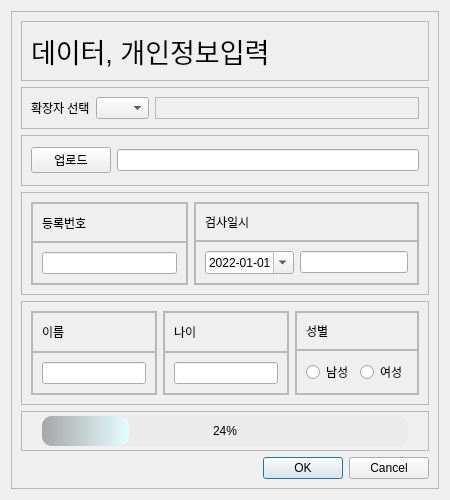
<?xml version="1.0" encoding="UTF-8"?>
<ui version="4.0">
 <class>Dialog</class>
 <widget class="QDialog" name="Dialog">
  <property name="geometry">
   <rect>
    <x>0</x>
    <y>0</y>
    <width>450</width>
    <height>500</height>
   </rect>
  </property>
  <property name="minimumSize">
   <size>
    <width>450</width>
    <height>500</height>
   </size>
  </property>
  <property name="maximumSize">
   <size>
    <width>450</width>
    <height>500</height>
   </size>
  </property>
  <property name="windowTitle">
   <string>Dialog</string>
  </property>
  <property name="modal">
   <bool>true</bool>
  </property>
  <layout class="QHBoxLayout" name="horizontalLayout">
   <item>
    <widget class="QFrame" name="container">
     <property name="frameShape">
      <enum>QFrame::StyledPanel</enum>
     </property>
     <property name="frameShadow">
      <enum>QFrame::Raised</enum>
     </property>
     <layout class="QVBoxLayout" name="verticalLayout">
      <item>
       <widget class="QFrame" name="frame_title">
        <property name="maximumSize">
         <size>
          <width>16777215</width>
          <height>16777215</height>
         </size>
        </property>
        <property name="frameShape">
         <enum>QFrame::StyledPanel</enum>
        </property>
        <property name="frameShadow">
         <enum>QFrame::Raised</enum>
        </property>
        <layout class="QVBoxLayout" name="verticalLayout_12">
         <item>
          <widget class="QLabel" name="label_5">
           <property name="styleSheet">
            <string notr="true">font: 20pt;</string>
           </property>
           <property name="text">
            <string>데이터, 개인정보입력</string>
           </property>
          </widget>
         </item>
        </layout>
       </widget>
      </item>
      <item>
       <widget class="QFrame" name="frame_4">
        <property name="sizePolicy">
         <sizepolicy hsizetype="Preferred" vsizetype="Maximum">
          <horstretch>0</horstretch>
          <verstretch>0</verstretch>
         </sizepolicy>
        </property>
        <property name="frameShape">
         <enum>QFrame::StyledPanel</enum>
        </property>
        <property name="frameShadow">
         <enum>QFrame::Raised</enum>
        </property>
        <layout class="QHBoxLayout" name="horizontalLayout_7">
         <item>
          <widget class="QLabel" name="label_6">
           <property name="sizePolicy">
            <sizepolicy hsizetype="Maximum" vsizetype="Preferred">
             <horstretch>0</horstretch>
             <verstretch>0</verstretch>
            </sizepolicy>
           </property>
           <property name="text">
            <string>확장자 선택</string>
           </property>
          </widget>
         </item>
         <item>
          <widget class="QComboBox" name="comboBox">
           <property name="sizePolicy">
            <sizepolicy hsizetype="Maximum" vsizetype="Fixed">
             <horstretch>0</horstretch>
             <verstretch>0</verstretch>
            </sizepolicy>
           </property>
           <property name="placeholderText">
            <string>선택</string>
           </property>
           <item>
            <property name="text">
             <string>.cnt</string>
            </property>
           </item>
           <item>
            <property name="text">
             <string>.cdt</string>
            </property>
           </item>
           <item>
            <property name="text">
             <string>.mat</string>
            </property>
           </item>
           <item>
            <property name="text">
             <string>.mff</string>
            </property>
           </item>
          </widget>
         </item>
         <item>
          <widget class="QFrame" name="frame_19">
           <property name="frameShape">
            <enum>QFrame::StyledPanel</enum>
           </property>
           <property name="frameShadow">
            <enum>QFrame::Raised</enum>
           </property>
          </widget>
         </item>
        </layout>
       </widget>
      </item>
      <item>
       <widget class="QFrame" name="frame_1">
        <property name="frameShape">
         <enum>QFrame::StyledPanel</enum>
        </property>
        <property name="frameShadow">
         <enum>QFrame::Raised</enum>
        </property>
        <layout class="QHBoxLayout" name="horizontalLayout_2">
         <item>
          <widget class="QPushButton" name="pushButton">
           <property name="text">
            <string>업로드</string>
           </property>
          </widget>
         </item>
         <item>
          <widget class="QLineEdit" name="lineEdit"/>
         </item>
        </layout>
       </widget>
      </item>
      <item>
       <widget class="QFrame" name="frame_2">
        <property name="frameShape">
         <enum>QFrame::StyledPanel</enum>
        </property>
        <property name="frameShadow">
         <enum>QFrame::Raised</enum>
        </property>
        <layout class="QHBoxLayout" name="horizontalLayout_3">
         <item>
          <widget class="QFrame" name="frame">
           <property name="maximumSize">
            <size>
             <width>16777215</width>
             <height>16777215</height>
            </size>
           </property>
           <property name="frameShape">
            <enum>QFrame::StyledPanel</enum>
           </property>
           <property name="frameShadow">
            <enum>QFrame::Raised</enum>
           </property>
           <layout class="QVBoxLayout" name="verticalLayout_2">
            <property name="spacing">
             <number>0</number>
            </property>
            <property name="leftMargin">
             <number>0</number>
            </property>
            <property name="topMargin">
             <number>0</number>
            </property>
            <property name="rightMargin">
             <number>0</number>
            </property>
            <property name="bottomMargin">
             <number>0</number>
            </property>
            <item>
             <widget class="QFrame" name="frame_7">
              <property name="frameShape">
               <enum>QFrame::StyledPanel</enum>
              </property>
              <property name="frameShadow">
               <enum>QFrame::Raised</enum>
              </property>
              <layout class="QVBoxLayout" name="verticalLayout_4">
               <item>
                <widget class="QLabel" name="label">
                 <property name="text">
                  <string>등록번호</string>
                 </property>
                </widget>
               </item>
              </layout>
             </widget>
            </item>
            <item>
             <widget class="QFrame" name="frame_6">
              <property name="frameShape">
               <enum>QFrame::StyledPanel</enum>
              </property>
              <property name="frameShadow">
               <enum>QFrame::Raised</enum>
              </property>
              <layout class="QVBoxLayout" name="verticalLayout_3">
               <item>
                <widget class="QLineEdit" name="lineEdit_2">
                 <property name="maxLength">
                  <number>50</number>
                 </property>
                </widget>
               </item>
              </layout>
             </widget>
            </item>
           </layout>
          </widget>
         </item>
         <item>
          <widget class="QFrame" name="frame_5">
           <property name="frameShape">
            <enum>QFrame::StyledPanel</enum>
           </property>
           <property name="frameShadow">
            <enum>QFrame::Raised</enum>
           </property>
           <layout class="QVBoxLayout" name="verticalLayout_5">
            <property name="spacing">
             <number>0</number>
            </property>
            <property name="leftMargin">
             <number>0</number>
            </property>
            <property name="topMargin">
             <number>0</number>
            </property>
            <property name="rightMargin">
             <number>0</number>
            </property>
            <property name="bottomMargin">
             <number>0</number>
            </property>
            <item>
             <widget class="QFrame" name="frame_8">
              <property name="frameShape">
               <enum>QFrame::StyledPanel</enum>
              </property>
              <property name="frameShadow">
               <enum>QFrame::Raised</enum>
              </property>
              <layout class="QVBoxLayout" name="verticalLayout_6">
               <item>
                <widget class="QLabel" name="label_2">
                 <property name="text">
                  <string>검사일시</string>
                 </property>
                </widget>
               </item>
              </layout>
             </widget>
            </item>
            <item>
             <widget class="QFrame" name="frame_9">
              <property name="frameShape">
               <enum>QFrame::StyledPanel</enum>
              </property>
              <property name="frameShadow">
               <enum>QFrame::Raised</enum>
              </property>
              <layout class="QHBoxLayout" name="horizontalLayout_4">
               <item>
                <widget class="QDateEdit" name="dateEdit">
                 <property name="displayFormat">
                  <string>yyyy-MM-dd</string>
                 </property>
                 <property name="calendarPopup">
                  <bool>true</bool>
                 </property>
                 <property name="date">
                  <date>
                   <year>2022</year>
                   <month>1</month>
                   <day>1</day>
                  </date>
                 </property>
                </widget>
               </item>
               <item>
                <widget class="QLineEdit" name="lineEdit_4"/>
               </item>
              </layout>
             </widget>
            </item>
           </layout>
          </widget>
         </item>
        </layout>
       </widget>
      </item>
      <item>
       <widget class="QFrame" name="frame_3">
        <property name="frameShape">
         <enum>QFrame::StyledPanel</enum>
        </property>
        <property name="frameShadow">
         <enum>QFrame::Raised</enum>
        </property>
        <layout class="QHBoxLayout" name="horizontalLayout_5">
         <item>
          <widget class="QFrame" name="frame_10">
           <property name="maximumSize">
            <size>
             <width>16777215</width>
             <height>16777215</height>
            </size>
           </property>
           <property name="frameShape">
            <enum>QFrame::StyledPanel</enum>
           </property>
           <property name="frameShadow">
            <enum>QFrame::Raised</enum>
           </property>
           <layout class="QVBoxLayout" name="verticalLayout_7">
            <property name="spacing">
             <number>0</number>
            </property>
            <property name="leftMargin">
             <number>0</number>
            </property>
            <property name="topMargin">
             <number>0</number>
            </property>
            <property name="rightMargin">
             <number>0</number>
            </property>
            <property name="bottomMargin">
             <number>0</number>
            </property>
            <item>
             <widget class="QFrame" name="frame_11">
              <property name="frameShape">
               <enum>QFrame::StyledPanel</enum>
              </property>
              <property name="frameShadow">
               <enum>QFrame::Raised</enum>
              </property>
              <layout class="QVBoxLayout" name="verticalLayout_8">
               <item>
                <widget class="QLabel" name="label_3">
                 <property name="text">
                  <string>이름</string>
                 </property>
                </widget>
               </item>
              </layout>
             </widget>
            </item>
            <item>
             <widget class="QFrame" name="frame_12">
              <property name="frameShape">
               <enum>QFrame::StyledPanel</enum>
              </property>
              <property name="frameShadow">
               <enum>QFrame::Raised</enum>
              </property>
              <layout class="QVBoxLayout" name="verticalLayout_9">
               <item>
                <widget class="QLineEdit" name="lineEdit_3">
                 <property name="maxLength">
                  <number>20</number>
                 </property>
                 <property name="frame">
                  <bool>true</bool>
                 </property>
                 <property name="dragEnabled">
                  <bool>true</bool>
                 </property>
                 <property name="clearButtonEnabled">
                  <bool>false</bool>
                 </property>
                </widget>
               </item>
              </layout>
             </widget>
            </item>
           </layout>
          </widget>
         </item>
         <item>
          <widget class="QFrame" name="frame_16">
           <property name="frameShape">
            <enum>QFrame::StyledPanel</enum>
           </property>
           <property name="frameShadow">
            <enum>QFrame::Raised</enum>
           </property>
           <layout class="QVBoxLayout" name="verticalLayout_13">
            <property name="spacing">
             <number>0</number>
            </property>
            <property name="leftMargin">
             <number>0</number>
            </property>
            <property name="topMargin">
             <number>0</number>
            </property>
            <property name="rightMargin">
             <number>0</number>
            </property>
            <property name="bottomMargin">
             <number>0</number>
            </property>
            <item>
             <widget class="QFrame" name="frame_18">
              <property name="frameShape">
               <enum>QFrame::StyledPanel</enum>
              </property>
              <property name="frameShadow">
               <enum>QFrame::Raised</enum>
              </property>
              <layout class="QVBoxLayout" name="verticalLayout_15">
               <item>
                <widget class="QLabel" name="label_7">
                 <property name="text">
                  <string>나이</string>
                 </property>
                </widget>
               </item>
              </layout>
             </widget>
            </item>
            <item>
             <widget class="QFrame" name="frame_17">
              <property name="frameShape">
               <enum>QFrame::StyledPanel</enum>
              </property>
              <property name="frameShadow">
               <enum>QFrame::Raised</enum>
              </property>
              <layout class="QVBoxLayout" name="verticalLayout_14">
               <item>
                <widget class="QLineEdit" name="lineEdit_5"/>
               </item>
              </layout>
             </widget>
            </item>
           </layout>
          </widget>
         </item>
         <item>
          <widget class="QFrame" name="frame_13">
           <property name="frameShape">
            <enum>QFrame::StyledPanel</enum>
           </property>
           <property name="frameShadow">
            <enum>QFrame::Raised</enum>
           </property>
           <layout class="QVBoxLayout" name="verticalLayout_10">
            <property name="spacing">
             <number>0</number>
            </property>
            <property name="leftMargin">
             <number>0</number>
            </property>
            <property name="topMargin">
             <number>0</number>
            </property>
            <property name="rightMargin">
             <number>0</number>
            </property>
            <property name="bottomMargin">
             <number>0</number>
            </property>
            <item>
             <widget class="QFrame" name="frame_14">
              <property name="frameShape">
               <enum>QFrame::StyledPanel</enum>
              </property>
              <property name="frameShadow">
               <enum>QFrame::Raised</enum>
              </property>
              <layout class="QVBoxLayout" name="verticalLayout_11">
               <item>
                <widget class="QLabel" name="label_4">
                 <property name="text">
                  <string>성별</string>
                 </property>
                </widget>
               </item>
              </layout>
             </widget>
            </item>
            <item>
             <widget class="QFrame" name="frame_15">
              <property name="frameShape">
               <enum>QFrame::StyledPanel</enum>
              </property>
              <property name="frameShadow">
               <enum>QFrame::Raised</enum>
              </property>
              <layout class="QHBoxLayout" name="horizontalLayout_6">
               <item>
                <widget class="QRadioButton" name="radioButton_3">
                 <property name="text">
                  <string>남성</string>
                 </property>
                </widget>
               </item>
               <item>
                <widget class="QRadioButton" name="radioButton_4">
                 <property name="text">
                  <string>여성</string>
                 </property>
                </widget>
               </item>
              </layout>
             </widget>
            </item>
           </layout>
          </widget>
         </item>
        </layout>
       </widget>
      </item>
      <item>
       <widget class="QFrame" name="frame_below">
        <property name="maximumSize">
         <size>
          <width>16777215</width>
          <height>40</height>
         </size>
        </property>
        <property name="frameShape">
         <enum>QFrame::StyledPanel</enum>
        </property>
        <property name="frameShadow">
         <enum>QFrame::Raised</enum>
        </property>
        <layout class="QHBoxLayout" name="horizontalLayout_8">
         <property name="spacing">
          <number>0</number>
         </property>
         <property name="leftMargin">
          <number>0</number>
         </property>
         <property name="topMargin">
          <number>0</number>
         </property>
         <property name="rightMargin">
          <number>0</number>
         </property>
         <property name="bottomMargin">
          <number>0</number>
         </property>
         <item>
          <widget class="QProgressBar" name="progressBar">
           <property name="minimumSize">
            <size>
             <width>0</width>
             <height>30</height>
            </size>
           </property>
           <property name="maximumSize">
            <size>
             <width>16777215</width>
             <height>30</height>
            </size>
           </property>
           <property name="styleSheet">
            <string notr="true">QProgressBar{
	border-style: none;
	border-radius: 10px;
	text-align: center;
	background-color: rgb(235, 235, 235);
	margin-left: 20px;
	margin-right: 20px;
}
QProgressBar::chunk{
	border-radius: 10px;
	background-color: qlineargradient(spread:pad, x1:0, y1:0.472, x2:1, y2:0.472, stop:0 rgba(166, 166, 166, 255), stop:1 rgba(229, 254, 255, 255));
}
</string>
           </property>
           <property name="value">
            <number>24</number>
           </property>
          </widget>
         </item>
        </layout>
       </widget>
      </item>
      <item>
       <widget class="QDialogButtonBox" name="buttonBox">
        <property name="orientation">
         <enum>Qt::Horizontal</enum>
        </property>
        <property name="standardButtons">
         <set>QDialogButtonBox::Cancel|QDialogButtonBox::Ok</set>
        </property>
       </widget>
      </item>
     </layout>
    </widget>
   </item>
  </layout>
 </widget>
 <resources/>
 <connections>
  <connection>
   <sender>buttonBox</sender>
   <signal>accepted()</signal>
   <receiver>Dialog</receiver>
   <slot>accept()</slot>
   <hints>
    <hint type="sourcelabel">
     <x>248</x>
     <y>254</y>
    </hint>
    <hint type="destinationlabel">
     <x>157</x>
     <y>274</y>
    </hint>
   </hints>
  </connection>
  <connection>
   <sender>buttonBox</sender>
   <signal>rejected()</signal>
   <receiver>Dialog</receiver>
   <slot>reject()</slot>
   <hints>
    <hint type="sourcelabel">
     <x>316</x>
     <y>260</y>
    </hint>
    <hint type="destinationlabel">
     <x>286</x>
     <y>274</y>
    </hint>
   </hints>
  </connection>
 </connections>
</ui>
